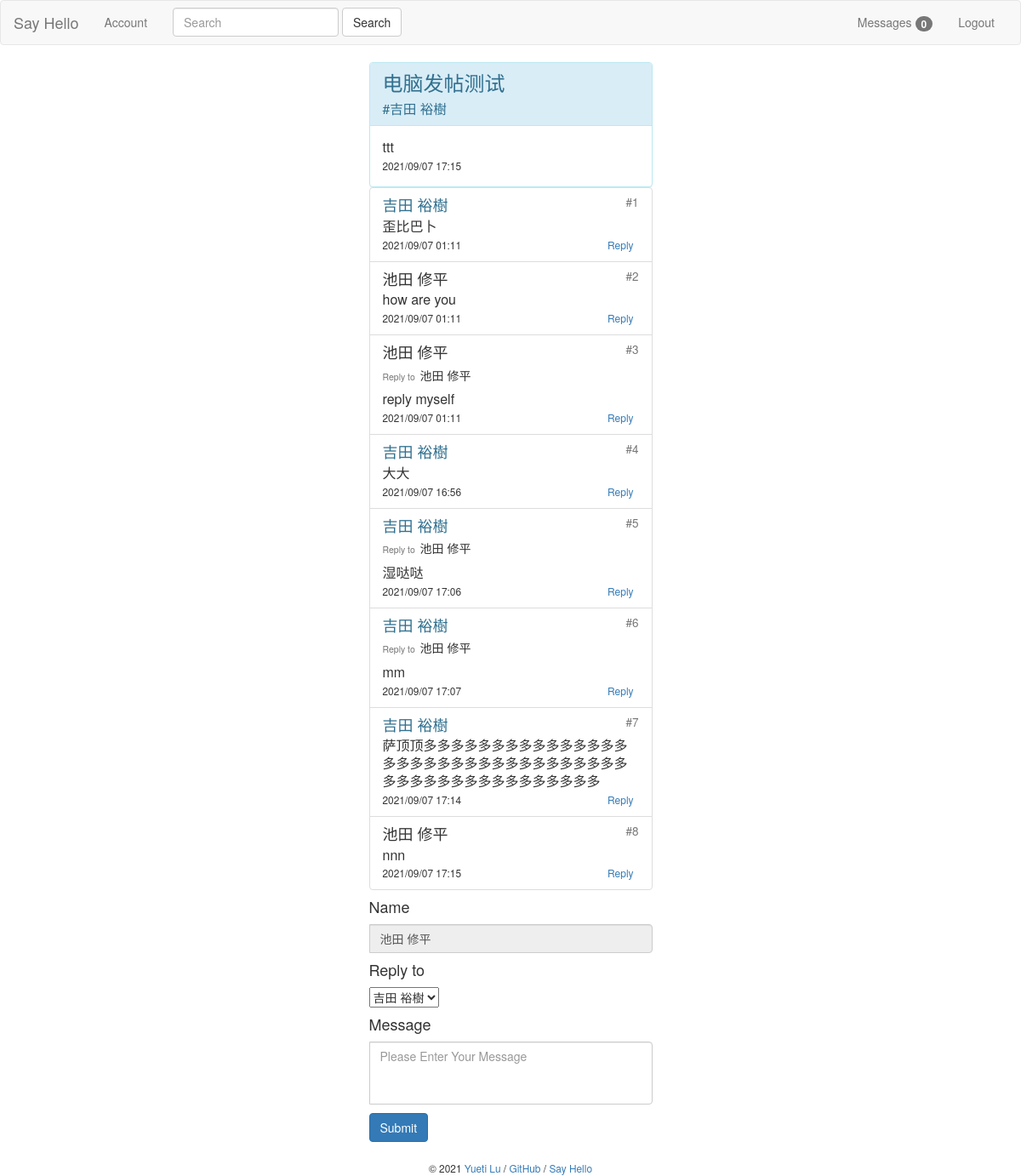
The app's page /post/1 (signed in) with its own data.
### bluelog/models.py (models this page shows)
class Post(db.Model):
    id = db.Column(db.Integer, primary_key=True)
    title = db.Column(db.String(60))
    body = db.Column(db.Text)
    name = db.Column(db.String(60))
    clickNum = db.Column(db.Integer, default=0)
    commentNum = db.Column(db.Integer, default=0)
    postTime = db.Column(db.DateTime, default=datetime.now)
    timestamp = db.Column(db.DateTime, default=datetime.now)
    user_id = db.Column(db.Integer, db.ForeignKey('user.id'))
    user = db.relationship('User', back_populates='posts')
    comments = db.relationship('Comment', back_populates='post', cascade='all,delete-orphan')

class Comment(db.Model):
    id = db.Column(db.Integer, primary_key=True)
    name = db.Column(db.String(30))
    body = db.Column(db.Text)
    replyTo = db.Column(db.String(30))
    commentFloor = db.Column(db.Integer)
    from_admin = db.Column(db.Boolean, default=False)
    timestamp = db.Column(db.DateTime, default=datetime.now, index=True)
    post_id = db.Column(db.Integer, db.ForeignKey('post.id'))
    post = db.relationship('Post', back_populates='comments')
    user_id = db.Column(db.Integer, db.ForeignKey('user.id'))
    user = db.relationship('User', back_populates='comments')

class FakeName(db.Model):
    id = db.Column(db.Integer, primary_key=True)
    post_id = db.Column(db.Integer)
    user_id = db.Column(db.Integer)
    name = db.Column(db.String)

### bluelog/blueprints/blog.py (the view, shortened to what this page needs)
@blog_bp.route('/post/<int:post_id>', methods=['GET', 'POST'])
def replyPage(post_id):
    replyName = request.args.get('replyName')
    if replyName:
        replyForm = ReplyForm(toName=replyName)
    else:
        replyForm = ReplyForm()
    fakesNames = FakeName.query.filter_by(post_id=post_id).all()
    replyForm.toName.choices = [(fakeName.name, fakeName.name) for fakeName in fakesNames]
    post = Post.query.get(post_id)
    post.clickNum += 1
    comments = post.comments
    db.session.commit()
    if current_user.is_authenticated:
        user = User.query.get(current_user.id)
        fakeName = FakeName.query.filter(and_(FakeName.post_id == post_id, FakeName.user_id == user.id)).first()
        if fakeName:
            replyForm.name.data = fakeName.name
        else:
            nameTemp = fake.name()
            while nameTemp in [fakeName.name for fakeName in fakesNames]:
                nameTemp = fake.name()
            replyForm.name.data = nameTemp
    else:
        nameTemp = fake.name()
        while nameTemp in [fakeName.name for fakeName in fakesNames]:
            nameTemp = fake.name()
        replyForm.name.data = nameTemp
    return render_template('blog/reply.html',
                           comments=comments,
                           form=replyForm,
                           post=post)

### bluelog/forms.py
class ReplyForm(FlaskForm):
    name = StringField('Name', validators=[DataRequired()])
    body = TextAreaField('Message', validators=[DataRequired(), Length(1, 200)])
    toName = SelectField('Reply to', choices=[])
    submit = SubmitField()

class SearchForm(FlaskForm):
    body = StringField('SearchMessage', validators=[DataRequired()])
    submit = SubmitField('Search')

### bluelog/__init__.py (called while the page is built)
def register_template_context(app):
    @app.context_processor
    def injectSearchForm():
        searchForm = SearchForm()
        return dict(searchForm=searchForm)
    @app.context_processor
    def injectUnreadMessage():
        if current_user.is_authenticated:
            user = User.query.get(current_user.id)
            unreadMessageNum = UnreadMessage.query.filter(and_(UnreadMessage.user_id == user.id,
                                                               UnreadMessage.haveRead == 0)).count()
            return dict(unreadMessageNum=unreadMessageNum)
        else:
            return dict(unreadMessageNum=0)

### bluelog/extensions.py (called while the page is built)
@login_manager.user_loader
def load_user(user_id):
    from bluelog.models import User
    user = User.query.get(int(user_id))
    return user

### bluelog/templates/blog/reply.html (shortened to what this page needs)
{% extends 'base.html' %}
{% from "macros.html" import show_flash with context %}
{% from "macros.html" import show_footer %}
{% from "macros.html" import show_comment_in_post %}
{% from "macros.html" import show_errors %}
{% block content %}
    <div class="col-md-4"></div>
    <div class="col-md-4">
        <div class="panel panel-info" style="margin:0 auto; width:90%;">
            <div class="panel-heading">
                <h3 class="panel-title" style="font-size: x-large">{{ post.title }}<br><small>#{{ post.name }}</small>
                </h3>
            </div>
            <div class="panel-body">
                <p class="list-group-item-text"
                   style="width: 100%; word-break: break-all; word-wrap: break-word; font-size: medium">{{ post.body }}</p>
                <small>
                    {{ post.timestamp.strftime('%Y/%m/%d %H:%M') }}
                </small>
            </div>
        </div>
        <ul class="list-group" style="margin:0 auto; width:90%">
            {% for comment in comments %}
                {{ show_comment_in_post(comment) }}
            {% endfor %}
        </ul>
        <form role="form" method="post" id="comment-form">
            <div class="form-group">
                <div class="input-group" style="margin:0 auto; width:90%">
                    {{ form.name.label(class="h4") }}<br>
                    {{ form.name(class="form-control ", placeholder="Username", readonly="readonly") }}
                </div>
                <h4 style="margin-left: 5%">Reply to</h4>
                <div class="input-group" style="margin:0 auto; width:90%">
                    {{ form.toName(class="selectpicker") }}
                </div>
                <div class="input-group" style="margin:0 auto; width:90%">
                    {{ form.body.label(class="h4") }}<br>
                    {{ form.body(class="form-control", placeholder="Please Enter Your Message", rows="3", style="resize: none;") }}
                </div>
                {{ form.submit(class="btn btn-primary", type="submit", style="margin-top: 10px; margin-left: 5%") }}
            </div>
        </form>
        {{ show_footer() }}
    </div>
    <div class="col-md-4"></div>
{% endblock %}

### bluelog/templates/macros.html (shortened to what this page needs)
{% macro show_footer() %}
    <footer class="text-center" style="margin-top: 20px;">
        <small> &copy; 2021 <a href="https://github.com/luyueti111" title="Written by Grey Li">Yueti Lu</a> /
            <a href="https://github.com/luyueti111/Bluelog" title="Fork me on GitHub">GitHub</a> /
            <a href="{{ url_for('blog.hello') }}" title="A HelloFlask project">Say Hello</a>
        </small>
    </footer>
{% endmacro %}
{% macro show_comment_in_post(comment) %}
    {% set post = comment.post %}
    <li class="list-group-item">
        {% if comment.name == post.name %}
            <h4 class="list-group-item-heading text-info">{{ comment.name }}<small
                    class="pull-right">&nbsp;#{{ comment.commentFloor }}</small>
            </h4>
        {% else %}
            <h4 class="list-group-item-heading">{{ comment.name }}<small
                    class="pull-right">&nbsp;#{{ comment.commentFloor }}</small>
            </h4>
        {% endif %}
        {% if comment.replyTo is not none %}
            <h5><small>Reply to&nbsp;&nbsp;</small>{{ comment.replyTo }}</h5>
        {% endif %}
        <p class="list-group-item-text"
           style="width: 100%; word-break: break-all; word-wrap: break-word; font-size: medium">{{ comment.body }}</p>
        <small>
            {{ comment.timestamp.strftime('%Y/%m/%d %H:%M') }}
        </small>
        <a class="btn  btn-link btn-xs pull-right" href="{{ url_for('blog.replyFromComment', comment_id=comment.id) }}">Reply</a>
    </li>
{% endmacro %}

### records on screen
Post: title "电脑发帖测试", name "吉田 裕樹", body "ttt", timestamp "2021/09/07 17:15"
Comment: name "吉田 裕樹", commentFloor "1", body "歪比巴卜", timestamp "2021/09/07 01:11"
Comment: name "池田 修平", commentFloor "2", body "how are you", timestamp "2021/09/07 01:11"
Comment: name "池田 修平", commentFloor "3", replyTo "池田 修平", body "reply myself", timestamp "2021/09/07 01:11"
Comment: name "吉田 裕樹", commentFloor "4", body "大大", timestamp "2021/09/07 16:56"
Comment: name "吉田 裕樹", commentFloor "5", replyTo "池田 修平", body "湿哒哒", timestamp "2021/09/07 17:06"
Comment: name "吉田 裕樹", commentFloor "6", replyTo "池田 修平", body "mm", timestamp "2021/09/07 17:07"
Comment: name "吉田 裕樹", commentFloor "7", body "萨顶顶多多多多多多多多多多多多多多多多多多多多多多多多多多多多多多多多多多多多多多多多多多多多多多多多多", timestamp "2021/09/07 17:14"
Comment: name "池田 修平", commentFloor "8", body "nnn", timestamp "2021/09/07 17:15"
FakeName: name "池田 修平"

### other values on screen
{{ unreadMessageNum }} "0"
